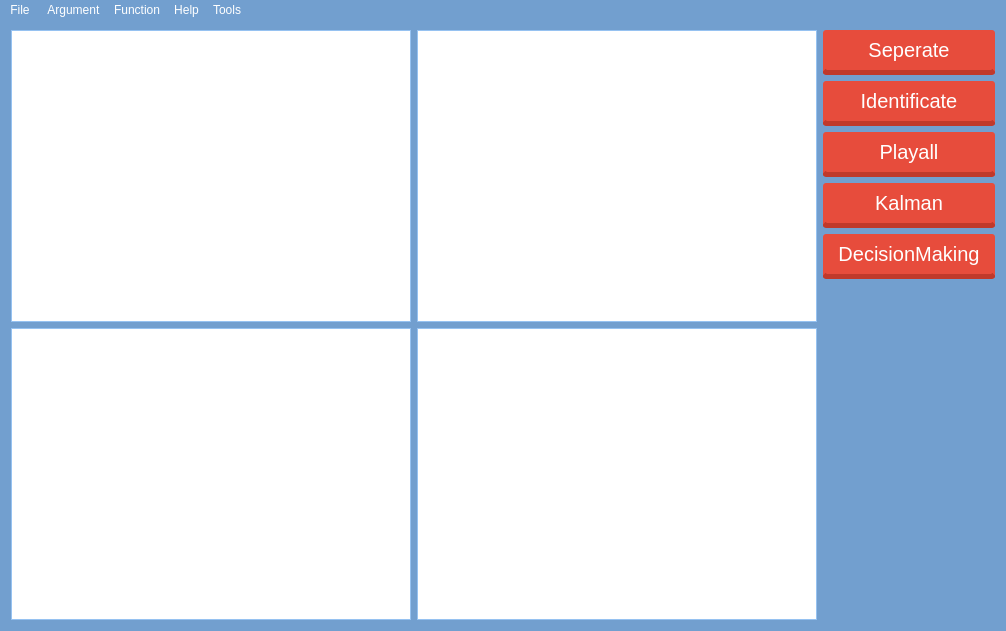
<?xml version="1.0" encoding="UTF-8"?>
<ui version="4.0">
 <class>MainWindow</class>
 <widget class="QMainWindow" name="MainWindow">
  <property name="geometry">
   <rect>
    <x>0</x>
    <y>0</y>
    <width>999</width>
    <height>631</height>
   </rect>
  </property>
  <property name="windowTitle">
   <string>MainWindow</string>
  </property>
  <property name="styleSheet">
   <string notr="true">background-color: rgb(114, 159, 207)</string>
  </property>
  <widget class="QWidget" name="centralWidget">
   <layout class="QGridLayout" name="gridLayout_4">
    <item row="0" column="0">
     <layout class="QGridLayout" name="gridLayout_3">
      <item row="0" column="1">
       <layout class="QGridLayout" name="gridLayout_2">
        <item row="1" column="0">
         <widget class="QPushButton" name="Identification">
          <property name="sizePolicy">
           <sizepolicy hsizetype="Minimum" vsizetype="Expanding">
            <horstretch>0</horstretch>
            <verstretch>0</verstretch>
           </sizepolicy>
          </property>
          <property name="minimumSize">
           <size>
            <width>0</width>
            <height>30</height>
           </size>
          </property>
          <property name="maximumSize">
           <size>
            <width>200</width>
            <height>45</height>
           </size>
          </property>
          <property name="styleSheet">
           <string notr="true">QPushButton {
	position: relative;
	padding: 5px 15px;
	float: left;
	border-radius: 3px;
	font-family: 'Lato', sans-serif;
	font-size: 20px;
	color: #FFF;
	text-decoration: none;
	
	font: 14pt &quot;Ubuntu Mono&quot;;
	background-color: #e74c3c;
	border-bottom: 5px solid #c0392b;
	text-shadow: 0px -2px #c0392b;
}
QPushButton:pressed {
	transform: translate(0px,5px);
	-webkit-transform: translate(0px,5px);
	border-bottom: 1px solid;
}</string>
          </property>
          <property name="text">
           <string>Identificate</string>
          </property>
         </widget>
        </item>
        <item row="0" column="0">
         <widget class="QPushButton" name="Seperate">
          <property name="sizePolicy">
           <sizepolicy hsizetype="Minimum" vsizetype="Expanding">
            <horstretch>0</horstretch>
            <verstretch>0</verstretch>
           </sizepolicy>
          </property>
          <property name="minimumSize">
           <size>
            <width>0</width>
            <height>45</height>
           </size>
          </property>
          <property name="maximumSize">
           <size>
            <width>200</width>
            <height>45</height>
           </size>
          </property>
          <property name="styleSheet">
           <string notr="true">QPushButton {
	position: relative;
	padding: 5px 15px;
	float: left;
	border-radius: 3px;
	font-family: 'Lato', sans-serif;
	font-size: 20px;
	color: #FFF;
	text-decoration: none;
	
	font: 14pt &quot;Ubuntu Mono&quot;;
	background-color: #e74c3c;
	border-bottom: 5px solid #c0392b;
	text-shadow: 0px -2px #c0392b;
}
QPushButton:pressed {
	transform: translate(0px,5px);
	-webkit-transform: translate(0px,5px);
	border-bottom: 1px solid;
}</string>
          </property>
          <property name="text">
           <string>Seperate</string>
          </property>
         </widget>
        </item>
        <item row="2" column="0">
         <widget class="QPushButton" name="Playall">
          <property name="sizePolicy">
           <sizepolicy hsizetype="Expanding" vsizetype="Fixed">
            <horstretch>0</horstretch>
            <verstretch>0</verstretch>
           </sizepolicy>
          </property>
          <property name="minimumSize">
           <size>
            <width>0</width>
            <height>45</height>
           </size>
          </property>
          <property name="maximumSize">
           <size>
            <width>200</width>
            <height>45</height>
           </size>
          </property>
          <property name="styleSheet">
           <string notr="true">QPushButton {
	position: relative;
	padding: 5px 15px;
	float: left;
	border-radius: 3px;
	font-family: 'Lato', sans-serif;
	font-size: 20px;
	color: #FFF;
	text-decoration: none;
	
	font: 14pt &quot;Ubuntu Mono&quot;;
	background-color: #e74c3c;
	border-bottom: 5px solid #c0392b;
	text-shadow: 0px -2px #c0392b;
}
QPushButton:pressed {
	transform: translate(0px,5px);
	-webkit-transform: translate(0px,5px);
	border-bottom: 1px solid;
}</string>
          </property>
          <property name="text">
           <string>Playall</string>
          </property>
         </widget>
        </item>
        <item row="5" column="0">
         <spacer name="verticalSpacer">
          <property name="orientation">
           <enum>Qt::Vertical</enum>
          </property>
          <property name="sizeHint" stdset="0">
           <size>
            <width>20</width>
            <height>40</height>
           </size>
          </property>
         </spacer>
        </item>
        <item row="3" column="0">
         <widget class="QPushButton" name="Kalman">
          <property name="minimumSize">
           <size>
            <width>0</width>
            <height>45</height>
           </size>
          </property>
          <property name="maximumSize">
           <size>
            <width>200</width>
            <height>45</height>
           </size>
          </property>
          <property name="styleSheet">
           <string notr="true">QPushButton {
	position: relative;
	padding: 5px 15px;
	float: left;
	border-radius: 3px;
	font-family: 'Lato', sans-serif;
	font-size: 20px;
	color: #FFF;
	text-decoration: none;
	
	font: 14pt &quot;Ubuntu Mono&quot;;
	background-color: #e74c3c;
	border-bottom: 5px solid #c0392b;
	text-shadow: 0px -2px #c0392b;
}
QPushButton:pressed {
	transform: translate(0px,5px);
	-webkit-transform: translate(0px,5px);
	border-bottom: 1px solid;
}</string>
          </property>
          <property name="text">
           <string>Kalman</string>
          </property>
         </widget>
        </item>
        <item row="4" column="0">
         <widget class="QPushButton" name="pushButton_2">
          <property name="minimumSize">
           <size>
            <width>0</width>
            <height>45</height>
           </size>
          </property>
          <property name="maximumSize">
           <size>
            <width>200</width>
            <height>45</height>
           </size>
          </property>
          <property name="styleSheet">
           <string notr="true">QPushButton {
	position: relative;
	padding: 5px 15px;
	float: left;
	border-radius: 3px;
	font-family: 'Lato', sans-serif;
	font-size: 20px;
	color: #FFF;
	text-decoration: none;
	
	font: 14pt &quot;Ubuntu Mono&quot;;
	background-color: #e74c3c;
	border-bottom: 5px solid #c0392b;
	text-shadow: 0px -2px #c0392b;
}
QPushButton:pressed {
	transform: translate(0px,5px);
	-webkit-transform: translate(0px,5px);
	border-bottom: 1px solid;
}</string>
          </property>
          <property name="text">
           <string>DecisionMaking</string>
          </property>
         </widget>
        </item>
       </layout>
      </item>
      <item row="0" column="0">
       <layout class="QGridLayout" name="gridLayout" rowstretch="1,1">
        <item row="1" column="2">
         <widget class="VideoWidget" name="video_4" native="true">
          <property name="sizePolicy">
           <sizepolicy hsizetype="Expanding" vsizetype="Expanding">
            <horstretch>0</horstretch>
            <verstretch>0</verstretch>
           </sizepolicy>
          </property>
          <property name="minimumSize">
           <size>
            <width>400</width>
            <height>250</height>
           </size>
          </property>
          <property name="styleSheet">
           <string notr="true">border:1px solid #96c2f1;
background-color: rgb(255, 255, 255);
image: url(:/my_image/image/add.jpg);</string>
          </property>
         </widget>
        </item>
        <item row="0" column="1">
         <widget class="VideoWidget" name="video_1" native="true">
          <property name="sizePolicy">
           <sizepolicy hsizetype="Expanding" vsizetype="Expanding">
            <horstretch>0</horstretch>
            <verstretch>0</verstretch>
           </sizepolicy>
          </property>
          <property name="minimumSize">
           <size>
            <width>400</width>
            <height>250</height>
           </size>
          </property>
          <property name="baseSize">
           <size>
            <width>0</width>
            <height>0</height>
           </size>
          </property>
          <property name="styleSheet">
           <string notr="true">border:1px solid #96c2f1;
background-color: rgb(255, 255, 255);
image: url(:/my_image/image/add.jpg);</string>
          </property>
         </widget>
        </item>
        <item row="0" column="2">
         <widget class="VideoWidget" name="video_2" native="true">
          <property name="sizePolicy">
           <sizepolicy hsizetype="Expanding" vsizetype="Expanding">
            <horstretch>0</horstretch>
            <verstretch>0</verstretch>
           </sizepolicy>
          </property>
          <property name="minimumSize">
           <size>
            <width>400</width>
            <height>250</height>
           </size>
          </property>
          <property name="styleSheet">
           <string notr="true">border:1px solid #96c2f1;
background-color: rgb(255, 255, 255);
image: url(:/my_image/image/add.jpg);</string>
          </property>
         </widget>
        </item>
        <item row="1" column="1">
         <widget class="VideoWidget" name="video_3" native="true">
          <property name="sizePolicy">
           <sizepolicy hsizetype="Expanding" vsizetype="Expanding">
            <horstretch>0</horstretch>
            <verstretch>0</verstretch>
           </sizepolicy>
          </property>
          <property name="minimumSize">
           <size>
            <width>400</width>
            <height>250</height>
           </size>
          </property>
          <property name="baseSize">
           <size>
            <width>0</width>
            <height>0</height>
           </size>
          </property>
          <property name="styleSheet">
           <string notr="true">border:1px solid #96c2f1;
background-color: rgb(255, 255, 255);
image: url(:/my_image/image/add.jpg);</string>
          </property>
         </widget>
        </item>
       </layout>
      </item>
     </layout>
    </item>
   </layout>
  </widget>
  <widget class="QMenuBar" name="menuBar">
   <property name="geometry">
    <rect>
     <x>0</x>
     <y>0</y>
     <width>999</width>
     <height>28</height>
    </rect>
   </property>
   <property name="styleSheet">
    <string notr="true">QMenuBar {
    color: white;
}

QMenuBar::item {
    background: transparent;
}

QMenuBar::item:disabled {
    color: gray;
}

QMenuBar::item:selected {
    background: #222222;
}

QMenuBar::item:pressed {
    background: #444444;
}</string>
   </property>
   <widget class="QMenu" name="menuHelp">
    <property name="title">
     <string>Help</string>
    </property>
   </widget>
   <widget class="QMenu" name="menuFunction">
    <property name="title">
     <string>Function</string>
    </property>
    <addaction name="actionPointsman"/>
   </widget>
   <widget class="QMenu" name="menuArgument">
    <property name="title">
     <string> Argument</string>
    </property>
    <addaction name="separator"/>
   </widget>
   <widget class="QMenu" name="menuFile">
    <property name="title">
     <string>File</string>
    </property>
    <addaction name="actionopen"/>
   </widget>
   <widget class="QMenu" name="menuTools">
    <property name="title">
     <string>Tools</string>
    </property>
    <addaction name="actionmessages"/>
    <addaction name="actiondiagram"/>
   </widget>
   <addaction name="menuFile"/>
   <addaction name="menuArgument"/>
   <addaction name="menuFunction"/>
   <addaction name="menuHelp"/>
   <addaction name="menuTools"/>
  </widget>
  <action name="actionPointsman">
   <property name="text">
    <string>Pointsman</string>
   </property>
  </action>
  <action name="actionopen">
   <property name="text">
    <string>open</string>
   </property>
  </action>
  <action name="actionmessages">
   <property name="text">
    <string>messages</string>
   </property>
  </action>
  <action name="actiondiagram">
   <property name="text">
    <string>diagram</string>
   </property>
  </action>
 </widget>
 <layoutdefault spacing="6" margin="11"/>
 <customwidgets>
  <customwidget>
   <class>VideoWidget</class>
   <extends>QWidget</extends>
   <header>videowidget.h</header>
   <container>1</container>
   <slots>
    <signal>clicked()</signal>
    <slot>playVideo()</slot>
    <slot>openCameraClicked()</slot>
    <slot>beginSeparate()</slot>
    <slot>beginIdentity()</slot>
   </slots>
  </customwidget>
 </customwidgets>
 <resources/>
 <connections>
  <connection>
   <sender>Playall</sender>
   <signal>clicked()</signal>
   <receiver>video_1</receiver>
   <slot>openCameraClicked()</slot>
   <hints>
    <hint type="sourcelabel">
     <x>987</x>
     <y>185</y>
    </hint>
    <hint type="destinationlabel">
     <x>228</x>
     <y>136</y>
    </hint>
   </hints>
  </connection>
  <connection>
   <sender>Playall</sender>
   <signal>clicked()</signal>
   <receiver>video_2</receiver>
   <slot>openCameraClicked()</slot>
   <hints>
    <hint type="sourcelabel">
     <x>987</x>
     <y>185</y>
    </hint>
    <hint type="destinationlabel">
     <x>461</x>
     <y>252</y>
    </hint>
   </hints>
  </connection>
  <connection>
   <sender>Playall</sender>
   <signal>clicked()</signal>
   <receiver>video_3</receiver>
   <slot>openCameraClicked()</slot>
   <hints>
    <hint type="sourcelabel">
     <x>987</x>
     <y>185</y>
    </hint>
    <hint type="destinationlabel">
     <x>129</x>
     <y>451</y>
    </hint>
   </hints>
  </connection>
  <connection>
   <sender>Playall</sender>
   <signal>clicked()</signal>
   <receiver>video_4</receiver>
   <slot>openCameraClicked()</slot>
   <hints>
    <hint type="sourcelabel">
     <x>987</x>
     <y>185</y>
    </hint>
    <hint type="destinationlabel">
     <x>461</x>
     <y>530</y>
    </hint>
   </hints>
  </connection>
  <connection>
   <sender>Seperate</sender>
   <signal>clicked()</signal>
   <receiver>video_3</receiver>
   <slot>beginSeparate()</slot>
   <hints>
    <hint type="sourcelabel">
     <x>904</x>
     <y>58</y>
    </hint>
    <hint type="destinationlabel">
     <x>356</x>
     <y>404</y>
    </hint>
   </hints>
  </connection>
  <connection>
   <sender>Seperate</sender>
   <signal>clicked()</signal>
   <receiver>video_4</receiver>
   <slot>beginSeparate()</slot>
   <hints>
    <hint type="sourcelabel">
     <x>929</x>
     <y>68</y>
    </hint>
    <hint type="destinationlabel">
     <x>716</x>
     <y>358</y>
    </hint>
   </hints>
  </connection>
  <connection>
   <sender>Seperate</sender>
   <signal>clicked()</signal>
   <receiver>video_1</receiver>
   <slot>beginSeparate()</slot>
   <hints>
    <hint type="sourcelabel">
     <x>929</x>
     <y>68</y>
    </hint>
    <hint type="destinationlabel">
     <x>228</x>
     <y>285</y>
    </hint>
   </hints>
  </connection>
  <connection>
   <sender>Identification</sender>
   <signal>clicked()</signal>
   <receiver>MainWindow</receiver>
   <slot>changeIdentity()</slot>
   <hints>
    <hint type="sourcelabel">
     <x>854</x>
     <y>97</y>
    </hint>
    <hint type="destinationlabel">
     <x>851</x>
     <y>436</y>
    </hint>
   </hints>
  </connection>
  <connection>
   <sender>Identification</sender>
   <signal>clicked()</signal>
   <receiver>MainWindow</receiver>
   <slot>playVideo()</slot>
   <hints>
    <hint type="sourcelabel">
     <x>881</x>
     <y>95</y>
    </hint>
    <hint type="destinationlabel">
     <x>876</x>
     <y>416</y>
    </hint>
   </hints>
  </connection>
  <connection>
   <sender>Seperate</sender>
   <signal>clicked()</signal>
   <receiver>video_2</receiver>
   <slot>beginSeparate()</slot>
   <hints>
    <hint type="sourcelabel">
     <x>942</x>
     <y>69</y>
    </hint>
    <hint type="destinationlabel">
     <x>742</x>
     <y>221</y>
    </hint>
   </hints>
  </connection>
 </connections>
 <slots>
  <slot>changeIdentity()</slot>
  <slot>playVideo()</slot>
 </slots>
</ui>
